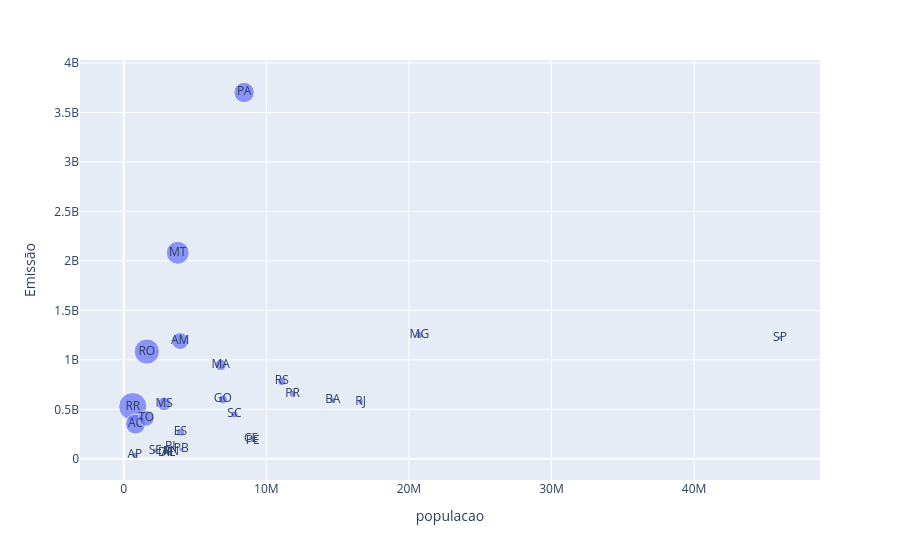

Source (notebook cell):
### Code cell
#Melhorando o gráfico, deixando cada ponto do tamnho proporcional à emissão per capita 
px.scatter(data_frame= dados_agrupados, x='populacao', y='Emissão', text= 'Estado', size= 'emissao_per_capita')

### Figure 1 — Plotly figure (JSON) as saved in the notebook; plotly's stock layout.template omitted (floating-point values rounded to 4 significant figures)
{"data": [{"hovertemplate": "populacao=%{x}<br>Emissão=%{y}<br>emissao_per_capita=%{marker.size}<br>Estado=%{text}<extra></extra>", "legendgroup": "", "marker": {"color": "#636efa", "size": [832.1, 670.3, 550.1, 438.4, 422.5, 301.0, 257.7, 195.9, 139.3, 86.44, 70.48, 67.86, 60.32, 57.77, 55.49, 46.09, 40.47, 36.71, 35.07, 34.71, 26.58, 23.65, 22.77, 21.86, 20.29, 20.03, 19.39], "sizemode": "area", "sizeref": 2.08, "symbol": "circle"}, "mode": "markers+text", "name": "", "orientation": "v", "showlegend": false, "text": ["RR", "RO", "MT", "PA", "AC", "AM", "TO", "MS", "MA", "GO", "RS", "ES", "MG", "SC", "PR", "AP", "BA", "SE", "PI", "RJ", "SP", "PB", "CE", "RN", "PE", "AL", "DF"], "type": "scatter", "x": [634805, 1616379, 3784239, 8442962, 829780, 3952262, 1584306, 2833742, 6800605, 6950976, 11088065, 3975100, 20732660, 7762154, 11835379, 774268, 14659023, 2211868, 3270174, 16615526, 46024937, 4030961, 8936431, 3303953, 9051113, 3125254, 2923369], "xaxis": "x", "y": [528200000.0, 1084000000.0, 2082000000.0, 3702000000.0, 350500000.0, 1190000000.0, 408200000.0, 555100000.0, 947600000.0, 600800000.0, 781500000.0, 269800000.0, 1251000000.0, 448400000.0, 656800000.0, 35680000.0, 593200000.0, 81190000.0, 114700000.0, 576700000.0, 1223000000.0, 95330000.0, 203500000.0, 72240000.0, 183600000.0, 62610000.0, 56690000.0], "yaxis": "y"}], "layout": {"legend": {"itemsizing": "constant", "tracegroupgap": 0}, "margin": {"t": 60}, "xaxis": {"anchor": "y", "domain": [0, 1], "title": {"text": "populacao"}}, "yaxis": {"anchor": "x", "domain": [0, 1], "title": {"text": "Emissão"}}}}
